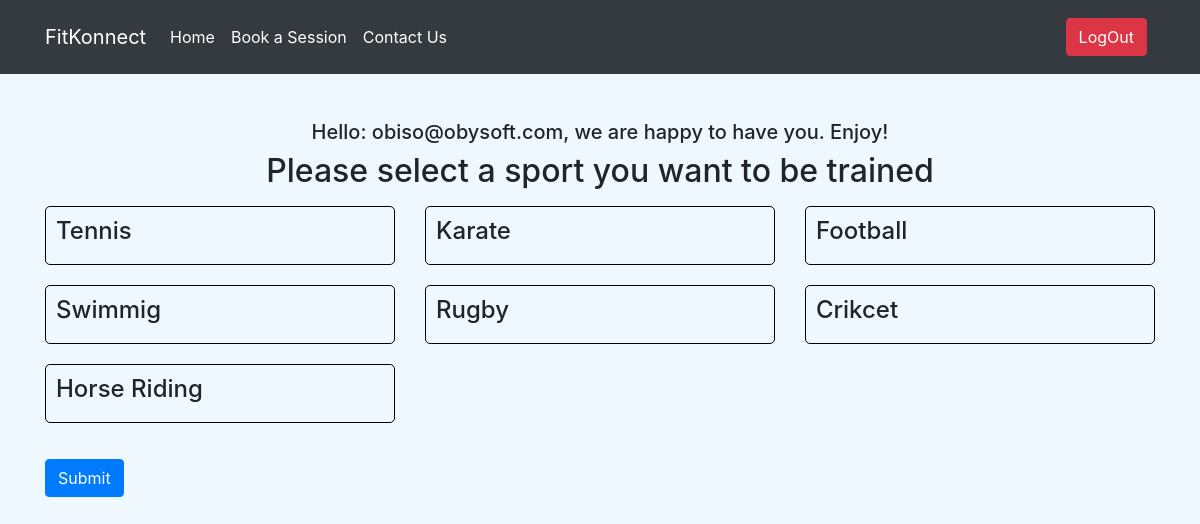
Page /client/selectionActivity.php (signed in) on the committed database.
### tables this page shows
CREATE TABLE `availablesports` (
  `sportsCode` int(11) NOT NULL,
  `sportsName` varchar(20) NOT NULL,
  `dateCreated` datetime NOT NULL DEFAULT current_timestamp()
);

### client/selectionActivity.php (the view, shortened to what this page needs)
<?php
  include '../config/config.php';
?>
<!DOCTYPE html>
<html>
<head>
    <link rel="stylesheet" href="https://stackpath.bootstrapcdn.com/bootstrap/4.5.2/css/bootstrap.min.css">
    <link rel="stylesheet" href=" http://localhost/fitkonnect/css/style.css">
</head>
<body>
<?php include 'login-nav-bar.php' ?>
    <?php
    if(isset($_SESSION['email'])){
        echo '<div class="selection_activity">';
        echo '<h5 class="text text-center"> Hello: '.$_SESSION['email'].', we are happy to have you. Enjoy! </h5>';
        echo '</div>';
    }
    else{
        echo '<div>';
        echo '<h4 class="text text-center"> You must be logged in </h4>';
        echo '</div>';
        header("Location: login.php");
        exit;
    }
    ?>
    <div>
        <h2 class="text text-center">Please select a sport you want to be trained</h2>
    </div>
    <?php
    $query = "SELECT * FROM availableSports";
    $result = mysqli_query($conn, $query);
    if (mysqli_num_rows($result) > 0) {
        echo '<div class="container mt-3">';
        echo '<div class="row">';
        while ($row = mysqli_fetch_assoc($result)) {
            $sportsCode = $row['sportsCode'];
            $sportsName = $row['sportsName'];
            $boxClass = 'box';
            echo '<div class="col-sm-4">';
            echo '<div class="' . $boxClass . '" onclick="selectSports(\'' . $sportsCode . '\')">';
            echo '<h4>' . $sportsName . '</h4>';
            echo '</div>';
            echo '</div>';
        }
        echo '</div>';
        echo '</div>';
        echo '<div class="container mt-3">';
        echo '<button class="btn btn-primary" onclick="showResults()">Submit</button>';
        echo '</div>';
    } else {
        echo 'No sports available';
    }
    ?>
</body>
</html>

### css/style.css (style rules this page uses)
body { background-color: #000; }

### client/selectionActivity.php (style rules this page uses)
.box { border: 1px solid #000000; border-radius: 5px; cursor: pointer; padding:10px; margin-bottom: 20px; }
body { background-color: aliceblue; }
.selection_activity { margin-top: 10%; }

### rows in the picture
availablesports: sportsName "Tennis"
availablesports: sportsName "Karate"
availablesports: sportsName "Football"
availablesports: sportsName "Swimmig"
availablesports: sportsName "Rugby"
availablesports: sportsName "Crikcet"
availablesports: sportsName "Horse Riding"

### other values in the picture
$_SESSION['email'] "obiso@obysoft.com"
